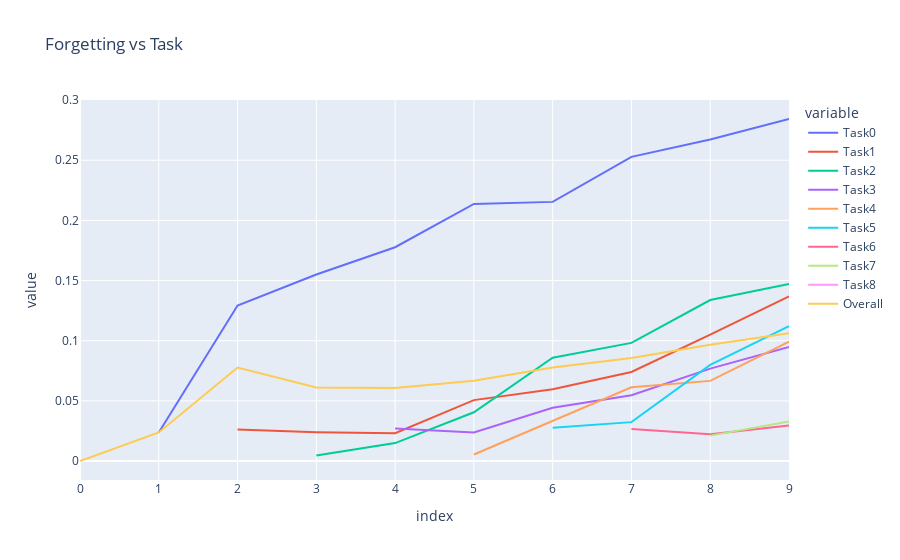

The notebook cell this image was saved under:
### Markdown cell above
## Forgetting measure / BWT

### Code cell
from copy import deepcopy
# transform forgetting_measures dict into df
# but first, we need to make sure that all lists have the same length
max_len = max(map(len, forgetting_measures.values()))
forgetting_measures_tmp = deepcopy(forgetting_measures)
forgetting_measures_tmp = {k: [None] * (max_len - len(v)) + v for k, v in forgetting_measures_tmp.items()}

forgetting_df = pd.DataFrame(forgetting_measures_tmp)
forgetting_df.index = range(10)

fig = px.line(forgetting_df, x=forgetting_df.index, y=forgetting_df.columns, title="Forgetting vs Task")
fig.show()

### Figure 1 — Plotly figure (JSON) as saved in the notebook; plotly's stock layout.template omitted (floating-point values rounded to 4 significant figures)
{"data": [{"hovertemplate": "variable=Task0<br>index=%{x}<br>value=%{y}<extra></extra>", "legendgroup": "Task0", "line": {"color": "#636efa", "dash": "solid"}, "marker": {"symbol": "circle"}, "mode": "lines", "name": "Task0", "orientation": "v", "showlegend": true, "type": "scatter", "x": [0, 1, 2, 3, 4, 5, 6, 7, 8, 9], "xaxis": "x", "y": [null, 0.0237, 0.1293, 0.155, 0.1777, 0.2137, 0.2154, 0.2528, 0.2673, 0.2843], "yaxis": "y"}, {"hovertemplate": "variable=Task1<br>index=%{x}<br>value=%{y}<extra></extra>", "legendgroup": "Task1", "line": {"color": "#EF553B", "dash": "solid"}, "marker": {"symbol": "circle"}, "mode": "lines", "name": "Task1", "orientation": "v", "showlegend": true, "type": "scatter", "x": [0, 1, 2, 3, 4, 5, 6, 7, 8, 9], "xaxis": "x", "y": [null, null, 0.0261, 0.0239, 0.0231, 0.0506, 0.0596, 0.074, 0.1051, 0.1369], "yaxis": "y"}, {"hovertemplate": "variable=Task2<br>index=%{x}<br>value=%{y}<extra></extra>", "legendgroup": "Task2", "line": {"color": "#00cc96", "dash": "solid"}, "marker": {"symbol": "circle"}, "mode": "lines", "name": "Task2", "orientation": "v", "showlegend": true, "type": "scatter", "x": [0, 1, 2, 3, 4, 5, 6, 7, 8, 9], "xaxis": "x", "y": [null, null, null, 0.0045, 0.0149, 0.0405, 0.0859, 0.0982, 0.1338, 0.1472], "yaxis": "y"}, {"hovertemplate": "variable=Task3<br>index=%{x}<br>value=%{y}<extra></extra>", "legendgroup": "Task3", "line": {"color": "#ab63fa", "dash": "solid"}, "marker": {"symbol": "circle"}, "mode": "lines", "name": "Task3", "orientation": "v", "showlegend": true, "type": "scatter", "x": [0, 1, 2, 3, 4, 5, 6, 7, 8, 9], "xaxis": "x", "y": [null, null, null, null, 0.027, 0.0237, 0.0442, 0.0546, 0.0768, 0.0947], "yaxis": "y"}, {"hovertemplate": "variable=Task4<br>index=%{x}<br>value=%{y}<extra></extra>", "legendgroup": "Task4", "line": {"color": "#FFA15A", "dash": "solid"}, "marker": {"symbol": "circle"}, "mode": "lines", "name": "Task4", "orientation": "v", "showlegend": true, "type": "scatter", "x": [0, 1, 2, 3, 4, 5, 6, 7, 8, 9], "xaxis": "x", "y": [null, null, null, null, null, 0.0054, 0.0333, 0.0613, 0.0666, 0.0992], "yaxis": "y"}, {"hovertemplate": "variable=Task5<br>index=%{x}<br>value=%{y}<extra></extra>", "legendgroup": "Task5", "line": {"color": "#19d3f3", "dash": "solid"}, "marker": {"symbol": "circle"}, "mode": "lines", "name": "Task5", "orientation": "v", "showlegend": true, "type": "scatter", "x": [0, 1, 2, 3, 4, 5, 6, 7, 8, 9], "xaxis": "x", "y": [null, null, null, null, null, null, 0.0276, 0.0323, 0.0799, 0.1122], "yaxis": "y"}, {"hovertemplate": "variable=Task6<br>index=%{x}<br>value=%{y}<extra></extra>", "legendgroup": "Task6", "line": {"color": "#FF6692", "dash": "solid"}, "marker": {"symbol": "circle"}, "mode": "lines", "name": "Task6", "orientation": "v", "showlegend": true, "type": "scatter", "x": [0, 1, 2, 3, 4, 5, 6, 7, 8, 9], "xaxis": "x", "y": [null, null, null, null, null, null, null, 0.0265, 0.0222, 0.0295], "yaxis": "y"}, {"hovertemplate": "variable=Task7<br>index=%{x}<br>value=%{y}<extra></extra>", "legendgroup": "Task7", "line": {"color": "#B6E880", "dash": "solid"}, "marker": {"symbol": "circle"}, "mode": "lines", "name": "Task7", "orientation": "v", "showlegend": true, "type": "scatter", "x": [0, 1, 2, 3, 4, 5, 6, 7, 8, 9], "xaxis": "x", "y": [null, null, null, null, null, null, null, null, 0.0211, 0.0329], "yaxis": "y"}, {"hovertemplate": "variable=Task8<br>index=%{x}<br>value=%{y}<extra></extra>", "legendgroup": "Task8", "line": {"color": "#FF97FF", "dash": "solid"}, "marker": {"symbol": "circle"}, "mode": "lines", "name": "Task8", "orientation": "v", "showlegend": true, "type": "scatter", "x": [0, 1, 2, 3, 4, 5, 6, 7, 8, 9], "xaxis": "x", "y": [null, null, null, null, null, null, null, null, null, 0.0197], "yaxis": "y"}, {"hovertemplate": "variable=Overall<br>index=%{x}<br>value=%{y}<extra></extra>", "legendgroup": "Overall", "line": {"color": "#FECB52", "dash": "solid"}, "marker": {"symbol": "circle"}, "mode": "lines", "name": "Overall", "orientation": "v", "showlegend": true, "type": "scatter", "x": [0, 1, 2, 3, 4, 5, 6, 7, 8, 9], "xaxis": "x", "y": [0, 0.0237, 0.0777, 0.06113, 0.06068, 0.06678, 0.07767, 0.08567, 0.0966, 0.1063], "yaxis": "y"}], "layout": {"legend": {"title": {"text": "variable"}, "tracegroupgap": 0}, "title": {"text": "Forgetting vs Task"}, "xaxis": {"anchor": "y", "domain": [0, 1], "title": {"text": "index"}}, "yaxis": {"anchor": "x", "domain": [0, 1], "title": {"text": "value"}}}}
